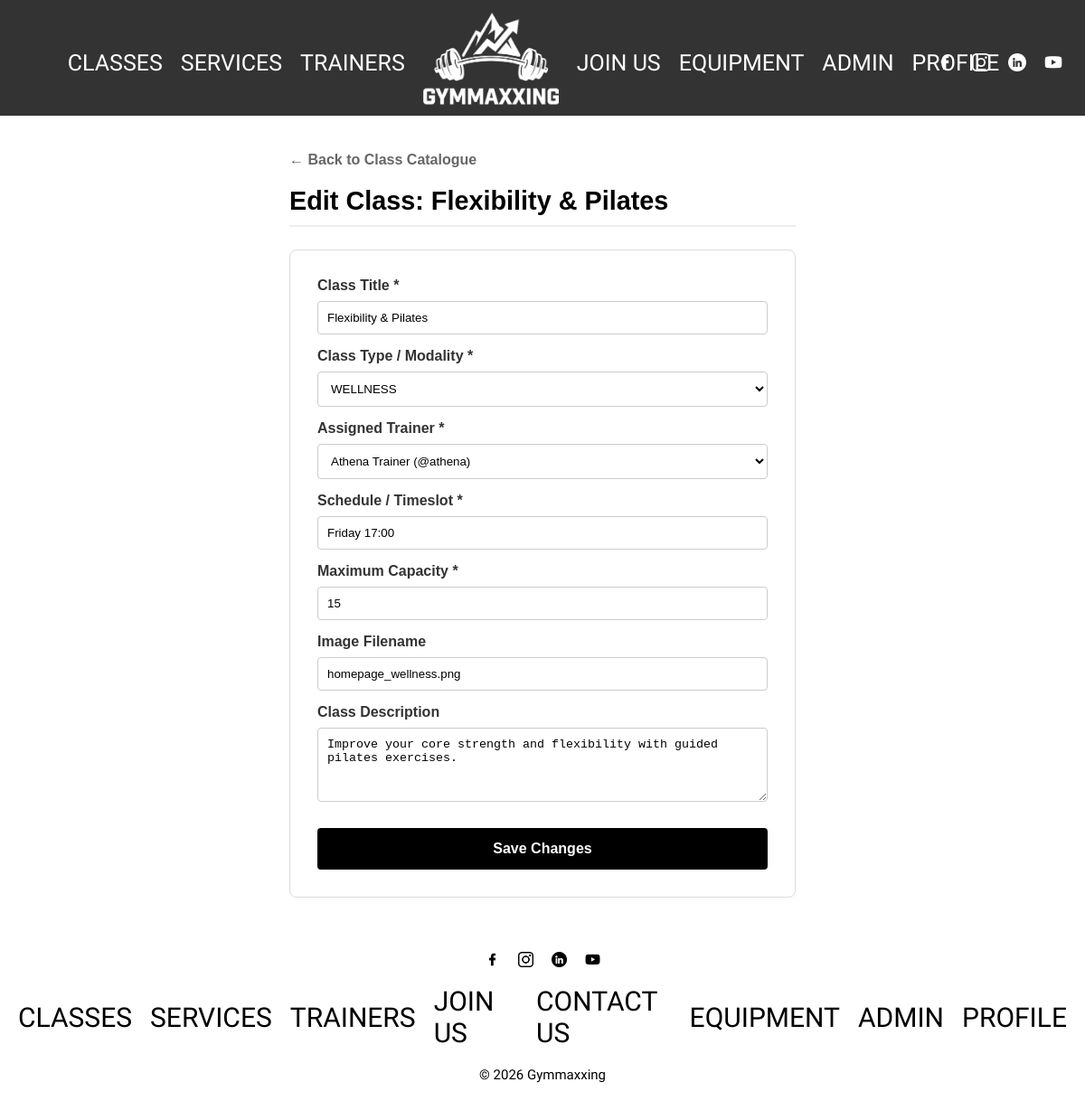
The app's page /pages/admin_edit_class.php?id=5 (signed in) with its own data.
### tables this page shows
CREATE TABLE Class (
    id INTEGER PRIMARY KEY AUTOINCREMENT,
    title TEXT NOT NULL,
    type TEXT NOT NULL,
    description TEXT,
    image TEXT,
    schedule TEXT NOT NULL,
    capacity INTEGER NOT NULL,
    trainerId INTEGER NOT NULL,
    FOREIGN KEY (trainerId) REFERENCES User(id) ON DELETE CASCADE
);

CREATE TABLE User (
    id INTEGER PRIMARY KEY AUTOINCREMENT,
    name TEXT NOT NULL,
    username TEXT NOT NULL UNIQUE,
    email TEXT NOT NULL UNIQUE,
    password TEXT NOT NULL,
    phone TEXT,
    photo TEXT,
    role TEXT NOT NULL CHECK(role IN ('member', 'trainer', 'admin')),
    active INTEGER NOT NULL DEFAULT 1
);

### database/class.class.php (called while the page is built, shortened)
<?php
class GymClass {
    public function __construct(int $id, string $title, string $type, ?string $description, ?string $image, string $schedule, int $capacity, int $trainerId) {
        $this->title = $title;
        $this->type = $type;
        $this->description = $description;
        $this->image = $image;
        $this->schedule = $schedule;
        $this->capacity = $capacity;
        $this->trainerId = $trainerId;
    }
    private static function fromRow(array $c) : GymClass {
        return new GymClass($c['id'], $c['title'], $c['type'], $c['description'], $c['image'], $c['schedule'], $c['capacity'], $c['trainerId']);
    }
    static function getClassById(PDO $db, int $id) : ?GymClass {
        $stmt = $db->prepare('SELECT * FROM Class WHERE id = ?');
        $stmt->execute([$id]);
        $c = $stmt->fetch();
        return $c ? self::fromRow($c) : null;
    }
}
?>

### database/user.class.php (called while the page is built, shortened)
<?php
class User {
    public function __construct(int $id, string $name, string $username, string $email, string $password, ?string $phone, ?string $photo, string $role, int $active = 1) {
        $this->id = $id;
        $this->name = $name;
    }
    private static function fromRow(array $u) : User {
        return new User($u['id'], $u['name'], $u['username'], $u['email'], $u['password'], $u['phone'], $u['photo'], $u['role'], $u['active']);
    }
    static function getUsersByRole(PDO $db, string $role) : array {
        $stmt = $db->prepare('SELECT * FROM User WHERE role = ?');
        $stmt->execute([$role]);
        $users = [];
        while ($u = $stmt->fetch())
            $users[] = self::fromRow($u);
        return $users;
    }
}
?>

### pages/admin_edit_class.php (the view, shortened to what this page needs)
<?php
require_once __DIR__ . '/../database/connection.db.php';
require_once __DIR__ . '/../database/class.class.php';
require_once __DIR__ . '/../database/user.class.php';
$gymClass = null;
$trainers = [];
try {
    $db = getDatabaseConnection();
    $trainers = User::getUsersByRole($db, 'trainer');
    $classId = isset($_GET['id']) ? (int)$_GET['id'] : (isset($_POST['id']) ? (int)$_POST['id'] : 0);
    $gymClass = GymClass::getClassById($db, $classId);
} catch (Throwable $e) {
    $msgError = "System Error: " . $e->getMessage();
}
require_once __DIR__ . '/../templates/header.php';
?>
<div class="admin-container" style="padding: 40px 20px; max-width: 600px; margin: 0 auto; font-family: sans-serif;">
    <div style="margin-bottom: 20px;">
        <a href="/pages/admin_classes.php" style="text-decoration: none; color: #666; font-weight: bold;">← Back to Class Catalogue</a>
    </div>
    <h1 style="font-size: 1.8rem; margin-bottom: 25px; border-bottom: 2px solid #eee; padding-bottom: 10px;">
          Edit Class: <?= htmlspecialchars($gymClass ? $gymClass->title : '') ?>
    </h1>
    <?php if ($gymClass): ?>
        <form method="POST" action="/pages/admin_edit_class.php" style="background: #fff; border: 1px solid #ddd; padding: 30px; border-radius: 8px; box-shadow: 0 2px 4px rgba(0,0,0,0.02);">
            <div style="margin-bottom: 15px;">
                <label style="display: block; font-weight: bold; margin-bottom: 8px; color: #333;">Class Title *</label>
                <input type="text" name="title" value="<?= htmlspecialchars($gymClass->title) ?>" required
                       style="width: 100%; padding: 10px; border: 1px solid #ccc; border-radius: 4px; box-sizing: border-box;">
            </div>
            <div style="margin-bottom: 15px;">
                <label style="display: block; font-weight: bold; margin-bottom: 8px; color: #333;">Class Type / Modality *</label>
                <select name="type" style="width: 100%; padding: 10px; border: 1px solid #ccc; border-radius: 4px; background: #fff; text-transform: uppercase;">
                    <option value="wellness" <?= $gymClass->type === 'wellness' ? 'selected' : '' ?>>Wellness</option>
                </select>
            </div>
            <div style="margin-bottom: 15px;">
                <label style="display: block; font-weight: bold; margin-bottom: 8px; color: #333;">Assigned Trainer *</label>
                <select name="trainerId" required style="width: 100%; padding: 10px; border: 1px solid #ccc; border-radius: 4px; background: #fff;">
                    <?php foreach ($trainers as $trainer): ?>
                        <option value="<?= $trainer->id ?>" <?= $gymClass->trainerId === $trainer->id ? 'selected' : '' ?>>
                            <?= htmlspecialchars($trainer->name) ?> (@<?= htmlspecialchars($trainer->username) ?>)
                        </option>
                    <?php endforeach; ?>
                </select>
            </div>
            <div style="margin-bottom: 15px;">
                <label style="display: block; font-weight: bold; margin-bottom: 8px; color: #333;">Schedule / Timeslot *</label>
                <input type="text" name="schedule" value="<?= htmlspecialchars($gymClass->schedule) ?>" required
                       style="width: 100%; padding: 10px; border: 1px solid #ccc; border-radius: 4px; box-sizing: border-box;">
            </div>
            <div style="margin-bottom: 15px;">
                <label style="display: block; font-weight: bold; margin-bottom: 8px; color: #333;">Maximum Capacity *</label>
                <input type="number" name="capacity" value="<?= $gymClass->capacity ?>" min="1" required
                       style="width: 100%; padding: 10px; border: 1px solid #ccc; border-radius: 4px; box-sizing: border-box;">
            </div>
            <div style="margin-bottom: 15px;">
                <label style="display: block; font-weight: bold; margin-bottom: 8px; color: #333;">Image Filename</label>
                <input type="text" name="image" value="<?= htmlspecialchars($gymClass->image ?? '') ?>" placeholder="e.g., cardio_kickbox.png"
                       style="width: 100%; padding: 10px; border: 1px solid #ccc; border-radius: 4px; box-sizing: border-box;">
            </div>
            <div style="margin-bottom: 25px;">
                <label style="display: block; font-weight: bold; margin-bottom: 8px; color: #333;">Class Description</label>
                <textarea name="description" rows="4" placeholder="Provide details about the dynamic intensity levels, gear layout requirements..."
                          style="width: 100%; padding: 10px; border: 1px solid #ccc; border-radius: 4px; box-sizing: border-box; resize: vertical;"><?= htmlspecialchars($gymClass->description ?? '') ?></textarea>
            </div>
            <button type="submit" style="width: 100%; background: #000; color: #fff; border: none; padding: 14px; border-radius: 4px; font-weight: bold; font-size: 1rem; cursor: pointer;">
                Save Changes
            </button>
        </form>
    <?php endif; ?>
</div>
<?php
require_once __DIR__ . '/../templates/footer.php';
?>

### css/base.css (style rules this page uses)
:root { --color-primary: #000000; --color-background: #ffffff; --color-text: #000000; --font-main: 'Pathway Gothic One', sans-serif; }
* { margin: 0; padding: 0; box-sizing: border-box; }
body { background-color: var(--color-background); color: var(--color-text); font-family: var(--font-main); }
h1 { font-size: 2rem; }
a { color: var(--color-text); text-decoration: none; }

### css/specific.css (style rules this page uses)
body { overflow-x: hidden; }

### records on screen
class: title "Flexibility & Pilates", type "Wellness", trainerId "Athena Trainer (@athena)", schedule "Friday 17:00", capacity "15", image "homepage_wellness.png", description "Improve your core strength and flexibility with guided pilates exercises."
